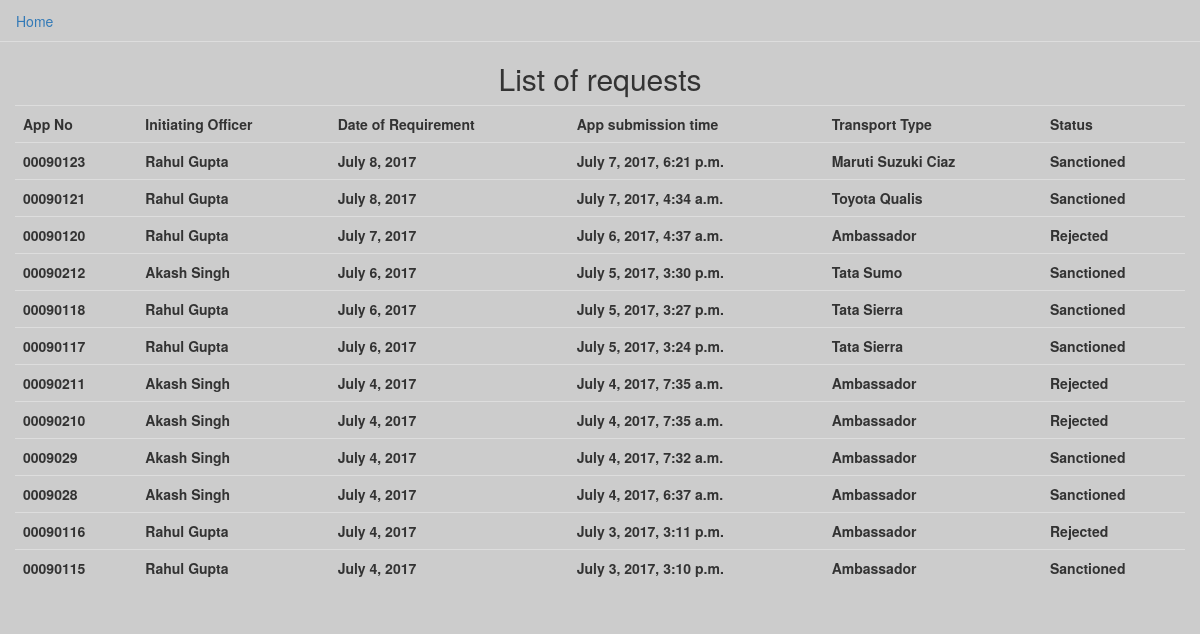
Page /vehicle/jd_inbox/ (signed in) on the committed database.
### vehicle/models.py (models this page shows, shortened)
class UserInbox(models.Model):
	user = models.ForeignKey(UserProfile,on_delete=models.CASCADE)
	veh = models.ForeignKey(Vehicle,null=True)
	app_no = models.CharField(max_length=128)
	app_sub_time = models.DateTimeField(auto_now=False,auto_now_add=True)
	date_of_journey = models.DateField(blank=False)
	from_time = models.TimeField(blank=True)
	to_time = models.TimeField(blank=True)
	purpose = models.CharField(max_length=128)
	source = models.CharField(max_length=128)
	destination = models.CharField(max_length=128,blank=True)
	others = models.CharField(max_length=128)
	status = models.CharField(max_length=30,choices=status,default='Pending')

class UserProfile(models.Model):
	user = models.OneToOneField(User,on_delete=models.CASCADE)
	name = models.CharField(max_length=128)
	designation = models.CharField(max_length=128)
	seqno = models.IntegerField(default=0)
	contact = models.CharField(blank=True,max_length=128)

class Vehicle(models.Model):
		veh_name = models.CharField(max_length=128)
		capacity = models.CharField(max_length=30)
		image = models.ImageField(upload_to='veh_pics',blank=True)

### vehicle/views.py (the view)
# urls.py: url(r'^jd_inbox/(?P<fb_no>[\w|\W]+)/reply/$',views.fb_reply,name='fb_reply'),
def jd_inbox(request):
	if request.user.is_authenticated():
		c = UserInbox.objects.order_by('-app_sub_time')
		context = {
			'c':c,
		}
	else:
		context = {}
	return render(request,'jd_inbox.html',context)

### templates/jd_inbox.html (shortened to what this page needs)
 <!DOCTYPE html>
 <html>
 <head>
  <link rel="stylesheet" href="https://maxcdn.bootstrapcdn.com/bootstrap/3.3.7/css/bootstrap.min.css">
 </head>
 <body style="background-color: #CCCCCC;">
 <ul class="nav nav-tabs">
  <li role="presentation"><a href="/vehicle/index2/">Home</a></li>
</ul>
      <div class="container-fluid ">
         <table class="table" style="width:100%">
         <h2 align="center">List of requests</h2>
  <tr>
    <th>App No</th>
    <th>Initiating Officer</th>
    <th>Date of Requirement</th>
    <th>App submission time</th>
    <th>Transport Type</th>
    <th>Status</th>
  </tr>
  {% for c in c %}
  <tr>
    <th name='col1'>{{ c.app_no }}</th>
    <th name='col2'>{{ c.user.name }}</th>
    <th name='col3'>{{ c.date_of_journey }}</th>
    <th name='col4'>{{ c.app_sub_time }}</th>
    <th name='col5'>{{ c.veh.veh_name }}</th>
    <th name='col6'>{{ c.status }}</th>
  </tr>
  {% endfor %}
</table>
 </body>
 </html>

### rows in the picture
UserInbox: app_no "00090123", user.name "Rahul Gupta", date_of_journey "July 8, 2017", app_sub_time "July 7, 2017, 6:21 p.m.", veh.veh_name "Maruti Suzuki Ciaz", status "Sanctioned"
UserInbox: app_no "00090121", user.name "Rahul Gupta", date_of_journey "July 8, 2017", app_sub_time "July 7, 2017, 4:34 a.m.", veh.veh_name "Toyota Qualis", status "Sanctioned"
UserInbox: app_no "00090120", user.name "Rahul Gupta", date_of_journey "July 7, 2017", app_sub_time "July 6, 2017, 4:37 a.m.", veh.veh_name "Ambassador", status "Rejected"
UserInbox: app_no "00090212", user.name "Akash Singh", date_of_journey "July 6, 2017", app_sub_time "July 5, 2017, 3:30 p.m.", veh.veh_name "Tata Sumo", status "Sanctioned"
UserInbox: app_no "00090118", user.name "Rahul Gupta", date_of_journey "July 6, 2017", app_sub_time "July 5, 2017, 3:27 p.m.", veh.veh_name "Tata Sierra", status "Sanctioned"
UserInbox: app_no "00090117", user.name "Rahul Gupta", date_of_journey "July 6, 2017", app_sub_time "July 5, 2017, 3:24 p.m.", veh.veh_name "Tata Sierra", status "Sanctioned"
UserInbox: app_no "00090211", user.name "Akash Singh", date_of_journey "July 4, 2017", app_sub_time "July 4, 2017, 7:35 a.m.", veh.veh_name "Ambassador", status "Rejected"
UserInbox: app_no "00090210", user.name "Akash Singh", date_of_journey "July 4, 2017", app_sub_time "July 4, 2017, 7:35 a.m.", veh.veh_name "Ambassador", status "Rejected"
UserInbox: app_no "0009029", user.name "Akash Singh", date_of_journey "July 4, 2017", app_sub_time "July 4, 2017, 7:32 a.m.", veh.veh_name "Ambassador", status "Sanctioned"
UserInbox: app_no "0009028", user.name "Akash Singh", date_of_journey "July 4, 2017", app_sub_time "July 4, 2017, 6:37 a.m.", veh.veh_name "Ambassador", status "Sanctioned"
UserInbox: app_no "00090116", user.name "Rahul Gupta", date_of_journey "July 4, 2017", app_sub_time "July 3, 2017, 3:11 p.m.", veh.veh_name "Ambassador", status "Rejected"
UserInbox: app_no "00090115", user.name "Rahul Gupta", date_of_journey "July 4, 2017", app_sub_time "July 3, 2017, 3:10 p.m.", veh.veh_name "Ambassador", status "Sanctioned"
